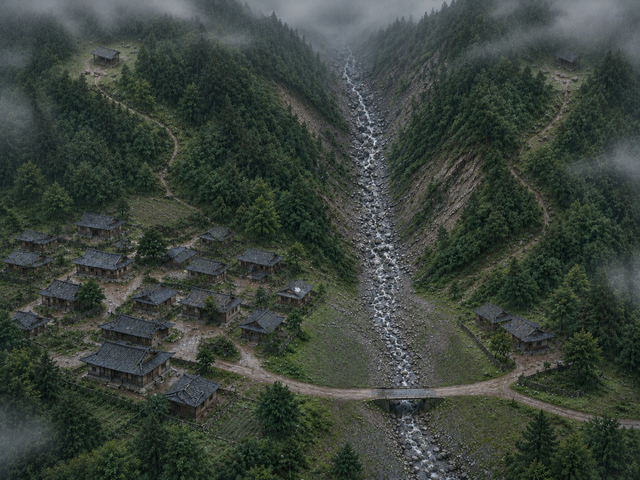
#> input picture tools/mountain_port/scenes/debris_village/pic1.png, 640 x 480 px, found by its file name; its folder holds 4 pictures in this run
$ python prepare_debris_village.py
#> lines starting #> are read from the running program, lines starting #| are printed output that depends on the picture; after the words box and inside, x2 and y2 are one past the last pixel; in counts of white or black regions, pixels touching at a corner belong together
#!/usr/bin/env python3
"""Prepare the debris flow card from the four generated images.

Usage: py -I tools/scenes/debris_village/prepare_debris_village.py [PHOTO_DIR]
PHOTO_DIR defaults to tools/Photo/debris_flow and must hold PIC1.png .. PIC4.png
(4:3). PIC1, PIC3 and PIC4 share one framing (gully down the middle, village
left of the gully mouth, two houses on the right bank); PIC2 is the gully
close-up. Writes, next to this script:
  pic1.png .. pic4.png   640x480 base maps (Lanczos)
  flow_mask.png          PIC2 slurry: the gully bed, slightly over the banks
  bank_mask.png          PIC2 mud splashed on the lower gully walls
  fan_mask.png           PIC3/PIC4 runout: gully mouth fan over the flats, the
                         nearest houses, road and bridge, and the channel below
  channel_mask.png       PIC3/PIC4 gully bed above the mouth
"""
from pathlib import Path
import sys
import numpy as np
from PIL import Image, ImageDraw, ImageFilter

HERE = Path(__file__).resolve().parent
W, H = 640, 480
# PIC2 gully bed, left and right edge per row (y, x_left, x_right).
BED2 = [(0, 296, 350), (80, 290, 364), (160, 282, 374), (240, 280, 384), (320, 270, 404),
        (400, 250, 436), (440, 236, 474), (462, 228, 488), (480, 220, 500)]   # over the road and bridge, off screen
# PIC1/3/4 gully bed above the mouth: starts where the stream leaves the fog.
BED1 = [(52, 340, 352), (80, 338, 362), (120, 340, 378), (160, 350, 388), (200, 356, 396),
        (270, 360, 404)]
# PIC3/4 runout fan below the mouth (clockwise), then everything below it past the
# bridge down to the bottom edge.
FAN = [(352, 266), (412, 266), (446, 282), (482, 302), (516, 326), (532, 360), (506, 396), (456, 414),
       (400, 418), (344, 412), (300, 400), (262, 382), (248, 348), (262, 314), (300, 286)]
BELOW = [(290, 396), (510, 392), (524, 436), (536, 480), (262, 480), (274, 436)]


def bed_polygon(rows, grow=0):
    left = [(xl - grow, y) for y, xl, _ in rows]
    right = [(xr + grow, y) for y, _, xr in reversed(rows)]
    return left + right


def ragged(mask, blur, amp, cell, seed):
    soft = np.asarray(mask.filter(ImageFilter.GaussianBlur(blur)), np.float64)
    noise = np.random.default_rng(seed).random((H // cell + 2, W // cell + 2)) * 255
    noise = np.asarray(Image.fromarray(noise.astype(np.uint8)).resize((W, H), Image.BICUBIC), np.float64) - 128
    return Image.fromarray(np.where(soft + noise * amp > 128, 255, 0).astype(np.uint8))


def poly_mask(*polys):
    m = Image.new('L', (W, H), 0)
    d = ImageDraw.Draw(m)
    for p in polys:
        d.polygon(p, fill=255)
    return m


def main():
    src = Path(sys.argv[1]) if len(sys.argv) > 1 else HERE.parents[1] / 'Photo' / 'debris_flow'
    for n in range(1, 5):
        im = Image.open(src / f'PIC{n}.png').convert('RGB')
#> im is the input picture: PIL image 640x480 RGB; mean R, G, B 58.8, 67.3, 59.9
        w, h = im.size
#> w = 640; h = 480
        if abs(w * 3 - h * 4) > 4:
            raise SystemExit(f'PIC{n}.png is {w}x{h}, expected 4:3')
        im.resize((W, H), Image.LANCZOS).save(HERE / f'pic{n}.png')
    make_masks()
    print('prepared pic1-4, flow_mask, bank_mask, fan_mask, channel_mask')


def make_masks():
    flow = ragged(poly_mask(bed_polygon(BED2, 4)), 3, 0.6, 8, 51)
#> in bed_polygon, `left = [(xl - grow, y) for y, xl, _ in rows]`: left = [(292, 0), (286, 80), (278, 160), (276, 240), (266, 320), (246, 400), (232, 440), (224, 462), (216, 480)]
#> in poly_mask, `m = Image.new('L', (W, H), 0)`: m: PIL image 640x480 L; every value is 0
#> in ragged, `return Image.fromarray(np.where(soft + noise * amp > 128, 255, 0).asty..`:
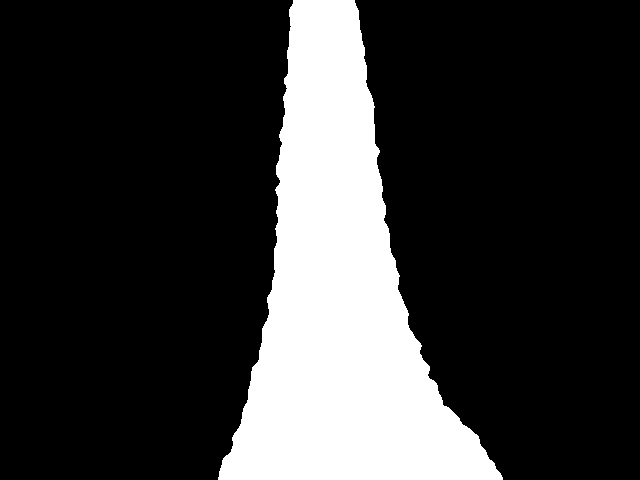
#> returned value: PIL image 640x480 L; 21.1% white; 1 white region, box (x1, y1, x2, y2) and area: (218, 0, 503, 480) 64864
    flow.save(HERE / 'flow_mask.png')
    bank = np.asarray(ragged(poly_mask(bed_polygon(BED2, 18)), 4, 0.9, 6, 53)) & ~np.asarray(flow)
#> call 2 of ragged, with blur = 4, amp = 0.9, cell = 6, seed = 53
#> in ragged (call 2), `return Image.fromarray(np.where(soft + noise * amp > 128, 255, 0).asty..`:
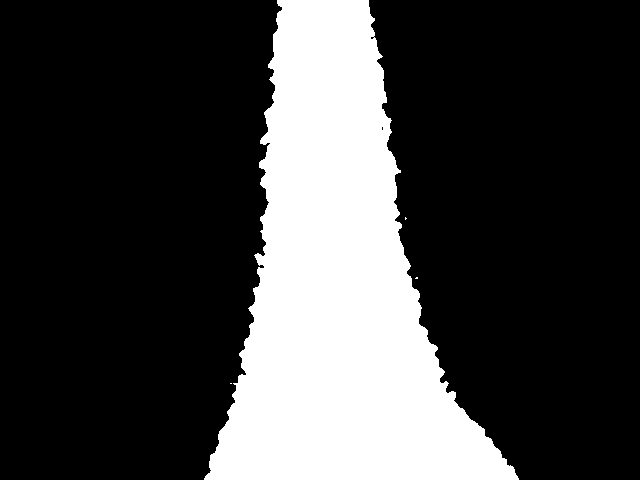
#> returned value: PIL image 640x480 L; 25.5% white; 4 white regions (3 under 20 px), largest, box (x1, y1, x2, y2) and area: (204, 0, 519, 480) 78190
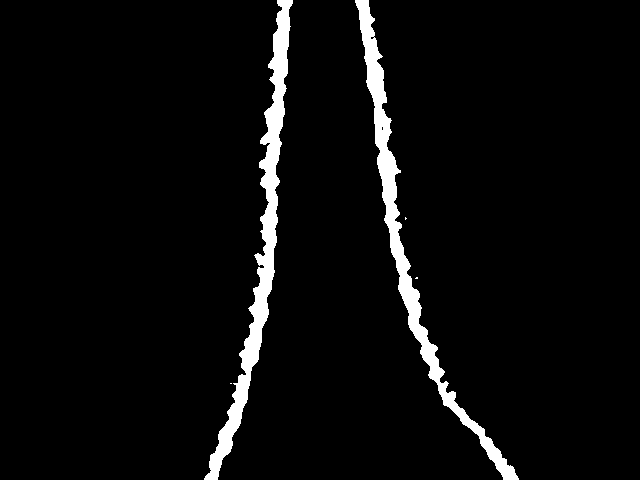
#> bank: shape (480, 640); 4.3% white; 5 white regions (3 under 20 px), largest, box (x1, y1, x2, y2) and area: (204, 0, 293, 480) 6819, (355, 0, 519, 480) 6507
    Image.fromarray(bank).save(HERE / 'bank_mask.png')
    ragged(poly_mask(FAN, BELOW), 8, 0.9, 16, 55).save(HERE / 'fan_mask.png')
#> call 3 of ragged, with blur = 8, amp = 0.9, cell = 16, seed = 55
#> in ragged (call 3), `soft = np.asarray(mask.filter(ImageFilter.GaussianBlur(blur)), np.floa..`:
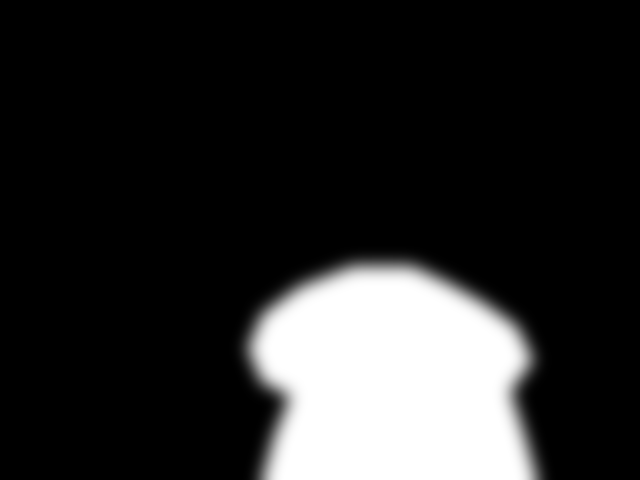
#> soft: shape (480, 640) float64; min 0, max 255, mean 41.6
#> in ragged (call 3), `return Image.fromarray(np.where(soft + noise * amp > 128, 255, 0).asty..`:
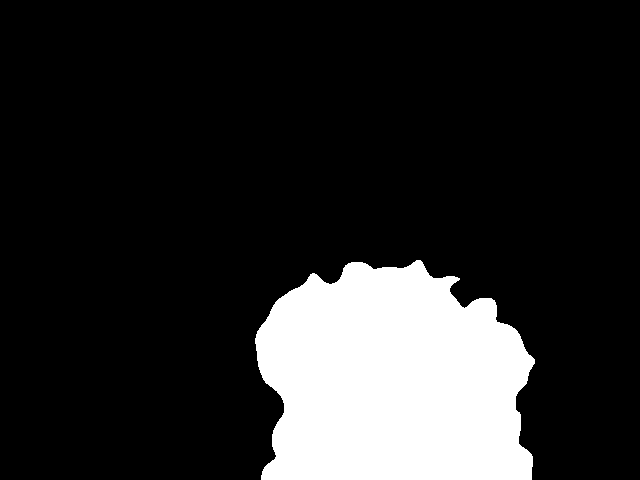
#> returned value: PIL image 640x480 L; 16.3% white; 1 white region, box (x1, y1, x2, y2) and area: (255, 260, 535, 480) 49983
    ragged(poly_mask(bed_polygon(BED1, 3)), 3, 0.5, 8, 57).save(HERE / 'channel_mask.png')
#> call 4 of ragged, with blur = 3, amp = 0.5, cell = 8, seed = 57
#> in ragged (call 4), `soft = np.asarray(mask.filter(ImageFilter.GaussianBlur(blur)), np.floa..`:
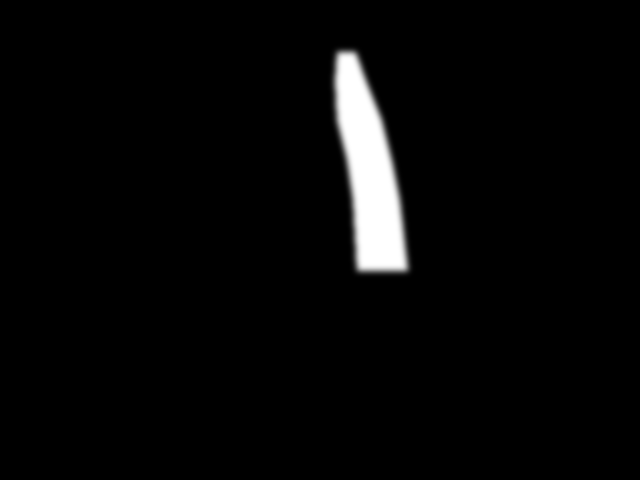
#> soft: shape (480, 640) float64; min 0, max 255, mean 7.7
#> in ragged (call 4), `return Image.fromarray(np.where(soft + noise * amp > 128, 255, 0).asty..`:
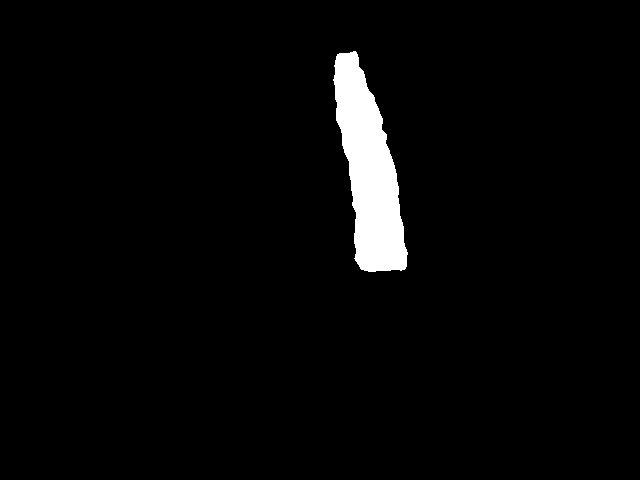
#> returned value: PIL image 640x480 L; 3% white; 1 white region, box (x1, y1, x2, y2) and area: (333, 51, 408, 272) 9359


if __name__ == '__main__':
    main()
